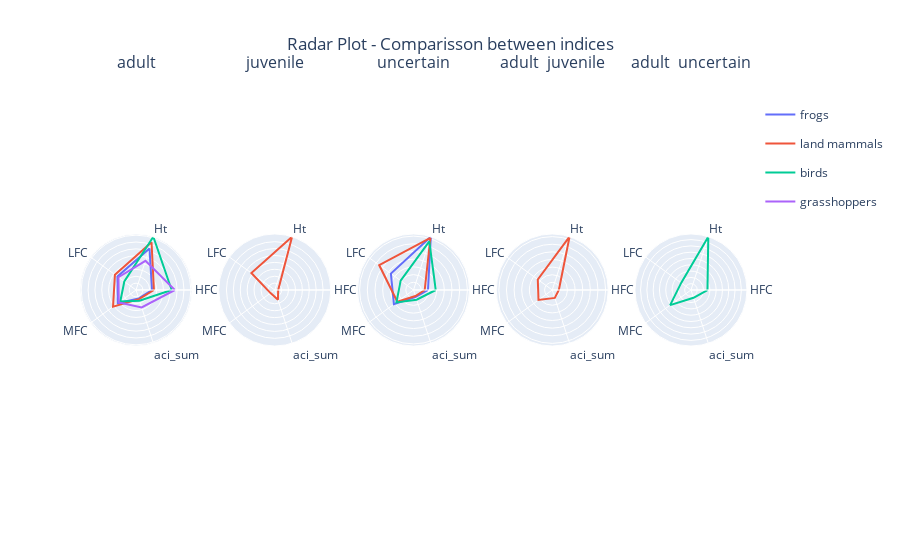

Source (notebook cell):
### Markdown cell above
# 4. Visualizations

Now that we have all the necessary data, it is time to create some visualizations!

In this example notebook, the goal is to create visualizations that summarize the data. To achieve this goal, we will create and discuss the following visualizations:

1. Radar plots
2. Histogram plots
3. Violin plots

The acoustic indices used in the visualizations are the following:

1. ACI_sum (Acoustic Complexity Index – sum)
- **Measures**: Variability in the soundscape (often bird calls).
- **Interpretation**: Higher values indicate more temporal variability (e.g., more biological activity or vocal diversity).
- **Use**: Commonly used to assess biodiversity in ecoacoustic studies.

2. Ht (Shannon Entropy of Entropy)
- **Measures**: Complexity or unpredictability of the sound signal over time.
- **Interpretation**: High values reflect more even and complex distributions of acoustic energy.
- **Use**: Helps in distinguishing between structured biological sounds and homogeneous noise.

3. LFC (Low-Frequency Content)
- **Measures**: Proportion of acoustic energy in low-frequency bands.
- **Interpretation**: High values may indicate presence of wind, traffic, or low-pitched animals.
- **Use**: Often used to detect anthropogenic noise or large species.

4. MFC (Mid-Frequency Content)
- **Measures**: Proportion of energy in the mid-frequency range.
- **Interpretation**: Typically captures bird songs and insect sounds.
- **Use**: Useful in biodiversity monitoring where mid-frequency biological signals dominate.

5. HFC (High-Frequency Content)
- **Measures**: Proportion of energy in high-frequency bands.
- **Interpretation**: High values may point to insect activity or electronic noise.
- **Use**: Assesses high-pitched biological or anthropogenic sounds.

## 4.1. Radar plot

The radar plot reveals significant differences in acoustic patterns between groups and stages. Birds generally show greater diversity in indices such as Ht, while land mammals stand out in LFC and aci_sum. The uneven distribution between groups in certain stages (such as juvenile and uncertain) also highlights variability and data limitations in some categories.

### Code cell
df_valid = df_indices.dropna(subset=['group', 'stage'])
fig = visualizations.indices_radar_plot(df_valid, indices=['aci_sum', 'Ht', 'LFC', 'MFC', 'HFC'], agg_type='mean', group_by=['stage', 'group'], max_cols=6)

### Figure 1 — Plotly figure (JSON) as saved in the notebook; plotly's stock layout.template omitted (floating-point values rounded to 4 significant figures)
{"data": [{"legendgroup": "frogs", "line": {"color": "#636EFA"}, "mode": "lines", "name": "frogs", "r": [0.2336, 0.6359, 0.3346, 0.3284, 0.1296, 0.2336], "showlegend": true, "subplot": "polar", "theta": ["HFC", "Ht", "LFC", "MFC", "aci_sum", "HFC"], "type": "scatterpolar"}, {"legendgroup": "land mammals", "line": {"color": "#EF553B"}, "mode": "lines", "name": "land mammals", "r": [0.2612, 0.7321, 0.3805, 0.4149, 0.141, 0.2612], "showlegend": true, "subplot": "polar", "theta": ["HFC", "Ht", "LFC", "MFC", "aci_sum", "HFC"], "type": "scatterpolar"}, {"legendgroup": "birds", "line": {"color": "#00CC96"}, "mode": "lines", "name": "birds", "r": [0.5202, 0.8176, 0.2112, 0.284, 0.1636, 0.5202], "showlegend": true, "subplot": "polar", "theta": ["HFC", "Ht", "LFC", "MFC", "aci_sum", "HFC"], "type": "scatterpolar"}, {"legendgroup": "grasshoppers", "line": {"color": "#AB63FA"}, "mode": "lines", "name": "grasshoppers", "r": [0.5663, 0.4473, 0.3174, 0.3116, 0.2667, 0.5663], "showlegend": true, "subplot": "polar", "theta": ["HFC", "Ht", "LFC", "MFC", "aci_sum", "HFC"], "type": "scatterpolar"}, {"legendgroup": "land mammals", "line": {"color": "#EF553B"}, "mode": "lines", "name": "land mammals", "r": [0.04949, 0.8117, 0.4189, 0.07578, 0.1499, 0.04949], "showlegend": false, "subplot": "polar2", "theta": ["HFC", "Ht", "LFC", "MFC", "aci_sum", "HFC"], "type": "scatterpolar"}, {"legendgroup": "frogs", "line": {"color": "#636EFA"}, "mode": "lines", "name": "frogs", "r": [0.1882, 0.7274, 0.3629, 0.3143, 0.09441, 0.1882], "showlegend": false, "subplot": "polar3", "theta": ["HFC", "Ht", "LFC", "MFC", "aci_sum", "HFC"], "type": "scatterpolar"}, {"legendgroup": "land mammals", "line": {"color": "#EF553B"}, "mode": "lines", "name": "land mammals", "r": [0.1456, 0.7102, 0.5509, 0.2591, 0.08259, 0.1456], "showlegend": false, "subplot": "polar3", "theta": ["HFC", "Ht", "LFC", "MFC", "aci_sum", "HFC"], "type": "scatterpolar"}, {"legendgroup": "birds", "line": {"color": "#00CC96"}, "mode": "lines", "name": "birds", "r": [0.2888, 0.6638, 0.2064, 0.2734, 0.1323, 0.2888], "showlegend": false, "subplot": "polar3", "theta": ["HFC", "Ht", "LFC", "MFC", "aci_sum", "HFC"], "type": "scatterpolar"}, {"legendgroup": "land mammals", "line": {"color": "#EF553B"}, "mode": "lines", "name": "land mammals", "r": [0.08666, 0.7346, 0.234, 0.2228, 0.1087, 0.08666], "showlegend": false, "subplot": "polar4", "theta": ["HFC", "Ht", "LFC", "MFC", "aci_sum", "HFC"], "type": "scatterpolar"}, {"legendgroup": "birds", "line": {"color": "#00CC96"}, "mode": "lines", "name": "birds", "r": [0.2617, 0.8891, 0.1924, 0.4086, 0.1293, 0.2617], "showlegend": false, "subplot": "polar5", "theta": ["HFC", "Ht", "LFC", "MFC", "aci_sum", "HFC"], "type": "scatterpolar"}], "layout": {"annotations": [{"font": {"size": 16}, "showarrow": false, "text": "adult", "x": 0.084, "xanchor": "center", "xref": "paper", "y": 1, "yanchor": "bottom", "yref": "paper", "yshift": 25}, {"font": {"size": 16}, "showarrow": false, "text": "juvenile", "x": 0.292, "xanchor": "center", "xref": "paper", "y": 1, "yanchor": "bottom", "yref": "paper", "yshift": 25}, {"font": {"size": 16}, "showarrow": false, "text": "uncertain", "x": 0.5, "xanchor": "center", "xref": "paper", "y": 1, "yanchor": "bottom", "yref": "paper", "yshift": 25}, {"font": {"size": 16}, "showarrow": false, "text": "adult  juvenile", "x": 0.708, "xanchor": "center", "xref": "paper", "y": 1, "yanchor": "bottom", "yref": "paper", "yshift": 25}, {"font": {"size": 16}, "showarrow": false, "text": "adult  uncertain", "x": 0.916, "xanchor": "center", "xref": "paper", "y": 1, "yanchor": "bottom", "yref": "paper", "yshift": 25}], "autosize": true, "polar": {"domain": {"x": [0, 0.168], "y": [0, 1]}, "radialaxis": {"showticklabels": false}}, "polar2": {"domain": {"x": [0.208, 0.376], "y": [0, 1]}, "radialaxis": {"showticklabels": false}}, "polar3": {"domain": {"x": [0.416, 0.584], "y": [0, 1]}, "radialaxis": {"showticklabels": false}}, "polar4": {"domain": {"x": [0.624, 0.792], "y": [0, 1]}, "radialaxis": {"showticklabels": false}}, "polar5": {"domain": {"x": [0.832, 1], "y": [0, 1]}, "radialaxis": {"showticklabels": false}}, "title": {"text": "Radar Plot - Comparisson between indices", "x": 0.5}}}
